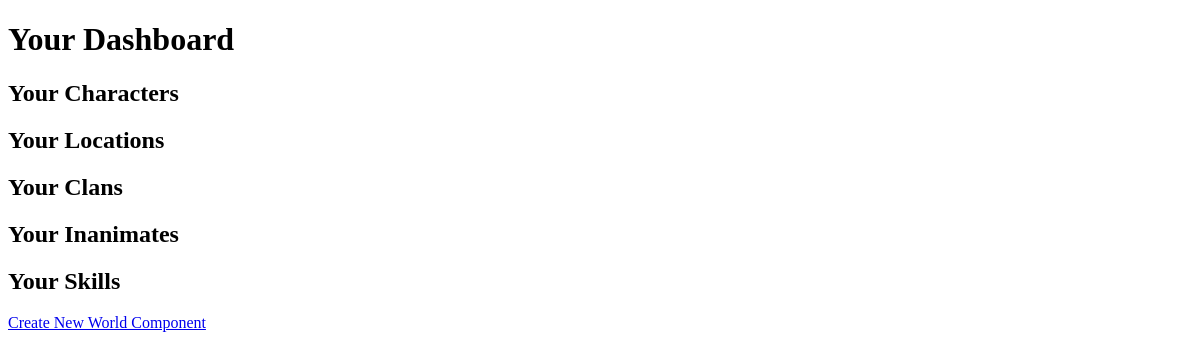
The page /dashboard (signed in) on the database as committed earlier.
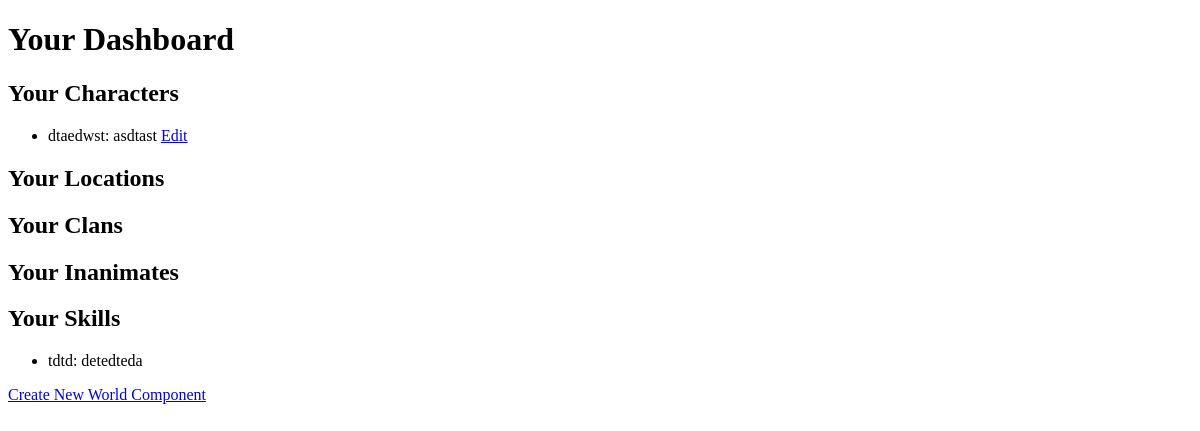
The same page on the database as committed later.
### app/models.py (models this page shows, shortened)
class WorldObject(db.Model):
    __tablename__ = 'world_objects'
    id = db.Column(db.Integer, primary_key=True)
    name = db.Column(db.String(100), nullable=False)
    description = db.Column(db.Text, nullable=True)
    type = db.Column(db.String(50), nullable=False)  # Type of object (e.g., Character, Location, etc.)
    user_id = db.Column(db.Integer, db.ForeignKey('user.id'), nullable=False)
    user = db.relationship('User', backref='world_objects')
    __mapper_args__ = {
        'polymorphic_identity': 'world_object',
        'polymorphic_on': type
    }

class Character(WorldObject):
    __tablename__ = 'characters'
    id = db.Column(db.Integer, db.ForeignKey('world_objects.id'), primary_key=True)
    skills = db.relationship('Skill', secondary=character_skills, lazy='subquery',
                             backref=db.backref('characters', lazy=True))
    clan_id = db.Column(db.Integer, db.ForeignKey('clans.id'), nullable=True)
    clan = db.relationship('Clan', backref='members', foreign_keys=[clan_id])
    location_id = db.Column(db.Integer, db.ForeignKey('locations.id'), nullable=True)
    location = db.relationship('Location', backref='residents', foreign_keys=[location_id])
    inanimates = db.relationship('Inanimate', secondary='character_inanimate', lazy='subquery',
                                 backref=db.backref('owners', lazy=True))
    __mapper_args__ = {
        'polymorphic_identity': 'character',
    }

class WorldObject(db.Model):
    __tablename__ = 'world_objects'
    id = db.Column(db.Integer, primary_key=True)
    name = db.Column(db.String(100), nullable=False)
    description = db.Column(db.Text, nullable=True)
    type = db.Column(db.String(50), nullable=False)  # Type of object (e.g., Character, Location, etc.)
    user_id = db.Column(db.Integer, db.ForeignKey('user.id'), nullable=False)
    user = db.relationship('User', backref='world_objects')
    __mapper_args__ = {
        'polymorphic_identity': 'world_object',
        'polymorphic_on': type
    }

class Skill(db.Model):
    __tablename__ = 'skills'
    id = db.Column(db.Integer, primary_key=True)
    name = db.Column(db.String(50), nullable=False)
    description = db.Column(db.Text, nullable=True)  # Description of the skill
    user_id = db.Column(db.Integer, db.ForeignKey('user.id'), nullable=False)
    user = db.relationship('User', backref='skills')

### app/routes.py (the view)
@app.route('/dashboard')
@login_required
def dashboard():
    characters = Character.query.filter_by(user_id=current_user.id).all()
    skills = Skill.query.filter_by(user_id=current_user.id).all()
    locations = Location.query.filter_by(user_id=current_user.id).all()
    inanimates = Inanimate.query.filter_by(user_id=current_user.id).all()
    clans = Clan.query.filter_by(user_id=current_user.id).all()
    return render_template('dashboard.html', characters=characters,skills=skills,locations=locations,inanimates=inanimates,clans=clans)

### app/routes.py (called while the page is built)
@login.user_loader
def load_user(id):
    return User.query.get(int(id))

### app/templates/dashboard.html (shortened to what this page needs)
<!DOCTYPE html>
<html lang="en">
<head>
</head>
<body>
    <h1>Your Dashboard</h1>
    <h2>Your Characters</h2>
    <ul>
        {% for character in characters %}
            <li>{{ character.name }}: {{ character.description }}
                <a href="{{ url_for('edit_world_component', component_type='Character', id=character.id) }}">Edit</a>
            </li>
        {% endfor %}
    </ul>
    <h2>Your Locations</h2>
    <h2>Your Clans</h2>
    <h2>Your Inanimates</h2>
    <h2>Your Skills</h2>
    <ul>
        {% for skill in skills %}
            <li>{{ skill.name }}: {{ skill.description }} </li>
        {% endfor %}
    </ul>
    <a href="{{ url_for('create_world_component') }}">Create New World Component</a><br>
</body>
</html>

Rows that differ between the two databases and show on the page:
added Character: name "dtaedwst", description "asdtast"
added Skill: name "tdtd", description "detedteda"
